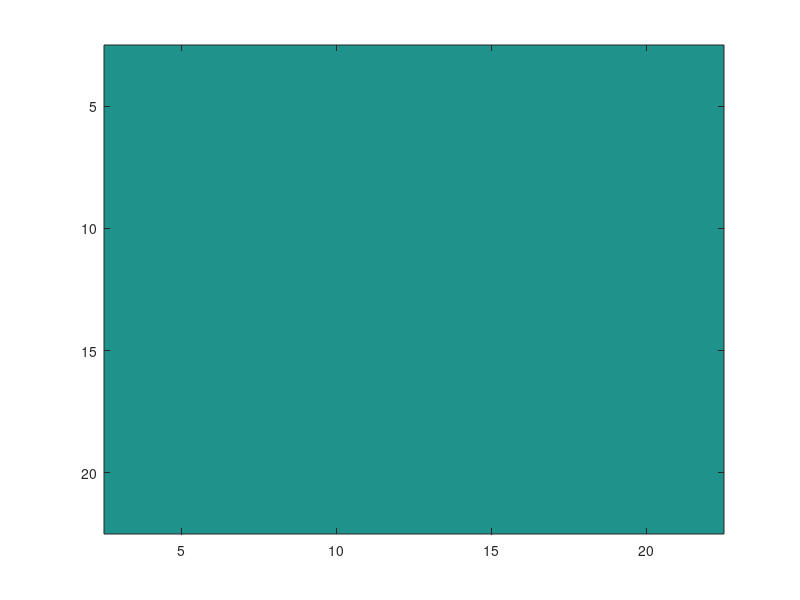

Reproduce this figure in MATLAB. (Note: this script raises an error after producing the figure.)

% For a specified frequency band, loops through all sessions and counts the 
% number of times the p value for coherence or granger passes (< 0.05) for 
% all channel pairs. Heatmap is generated to visualize the spatial
% distribution of the channel pairs that significantly modulated by context 

%% Define data

Frequency_Band  = 'theta';               % 'theta', 'alpha', 'beta', 'gamma', 'highGamma'
Statistic       = 'Coherence';             % 'Granger' or 'Coherence'
animals         = {'MrCassius'};         % 'MrCassius' and/or 'MrM'

rootdir  = 'E:\2024_09_27_TestTone_Correct';
sessions = dir(fullfile(rootdir, '19*'));

if strcmp(Statistic, 'Coherence')
    ChanPair_Array_Coh    = zeros(20,20);   % used to store passing p-value count for coherence
elseif strcmp(Statistic, 'Granger')
    ChanPair_Array_PFC_AC = zeros(20,20);   % used to store passing p-value count for granger (bidirectional)
    ChanPair_Array_AC_PFC = zeros(20,20);
end

for i = 1:length(sessions)

    RecDate = sessions(i).name;

    for j = 1:length(animals)

        Animal = animals{j};
        Epoch  = 'testToneOnset';   % Epoch  = 'testToneOnset'; 'preCueOnset'
     
        if exist(fullfile(rootdir, RecDate, Animal, extractBefore(Epoch, 'Onset'), 'Correct'), 'dir')
            if strcmp(Statistic, 'Coherence')
                files = dir(fullfile(rootdir, RecDate, Animal, extractBefore(Epoch, 'Onset'), 'Correct', ['*' Frequency_Band '*Coh_data.mat']));
            elseif strcmp(Statistic, 'Granger')
            files = dir(fullfile(rootdir, RecDate, Animal, extractBefore(Epoch, 'Onset'), 'Correct', ['*' Frequency_Band '*Granger_data.mat']));
            end
        else
    continue;
        end


        if ~isempty(files)
            fprintf('Processing session %s: ', num2str(RecDate));
        end
        p_count = 0;
        for k = 1:length(files) % runs if there are any processed channel pairs in given frequency band
        
            file_name = files(k).name;

            tokens = regexp(file_name, '(.*?)_(\d+)_testToneOnset_(.*?)_ch(\d+)_AC_ch(\d+)', 'tokens');
            if isempty(tokens)
                continue;
            end

            Send_Cort = tokens{1}{3}; % Updated cortical region parsing
            Send_Num  = ['ch' tokens{1}{4}]; % Updated channel number parsing
            Rec_Cort  = 'AC'; % Fixed cortical region as 'AC' from the pattern
            Rec_Num   = ['ch' tokens{1}{5}];

            % pull all present data files for channel pair
            if strcmp(Statistic, 'Coherence')
            channel_files = dir(fullfile(rootdir, RecDate, Animal, 'testTone', 'Correct', [extractBefore(file_name, 'Coh') '*']));
            elseif strcmp(Statistic, 'Granger')
                channel_files = dir(fullfile(rootdir, RecDate, Animal, extractBefore(Epoch, 'Onset'), [extractBefore(file_name, 'Granger') '*']));
            end

            % check if Maris statistical test has been run on the channel pair yet (pair can have Coh_data/Granger_data file without
            % % having statistical test results stored in that file since RunMaris_v3.m appends data from statistical test)
            % if length(channel_files) ~= 9      % number of files for a channel pair is 15 after Maris runs
            %     continue;
            % end

            % Load p value of frequency band
            datadir = fullfile(rootdir, RecDate, Animal, extractBefore(Epoch, 'Onset'), 'Correct', file_name);


            if strcmp(Statistic, 'Coherence')
                % load in p-value
                load(datadir,'pvalue_c');
                pvalue_c = pvalue_c.(Frequency_Band);
    
                % increase passing p-value count at appropriate index if p-value < 0.05
                pfc_idx = str2double(extractAfter(Send_Num, 'ch')) - 2; % PFC index
                ac_idx  = str2double(extractAfter(Rec_Num, 'ch')) - 2;  % AC index


    
                if pvalue_c <= 0.05
                    ChanPair_Array_Coh(pfc_idx, ac_idx) = ChanPair_Array_Coh(pfc_idx, ac_idx) + 1;
                    p_count = p_count + 1;
                end

            elseif strcmp(Statistic, 'Granger')
                % load in p-value
                load(datadir,'pvalue_PFC_AC','pvalue_AC_PFC');
                pvalue_PFC_AC = pvalue_PFC_AC.(Frequency_Band);
                pvalue_AC_PFC = pvalue_AC_PFC.(Frequency_Band);
    
                % increase passing p-value count at appropriate index if p-value < 0.05
                pfc_idx    = str2double(extractAfter(Send_Num, 'ch')) - 2;    % channels start at ch03
                ac_idx     = str2double(extractAfter(Rec_Num, 'ch')) - 2;     % adjust index to fit all pairs in 20x20 array
    
                if pvalue_PFC_AC <= 0.05
                    ChanPair_Array_PFC_AC(pfc_idx, ac_idx) = ChanPair_Array_PFC_AC(pfc_idx, ac_idx) + 1;
                    p_count = p_count + 1;
                end
                if pvalue_AC_PFC <= 0.05
                    ChanPair_Array_AC_PFC(ac_idx, pfc_idx) = ChanPair_Array_AC_PFC(ac_idx, pfc_idx) + 1;
                    p_count = p_count + 1;
                end
            end
        end
        if ~isempty(files)
            disp([num2str(p_count) ' passing p-values found.']);
        end
    end
end

%% generate grid and diplot for coherence values 

if strcmp(Statistic, 'Coherence')

        figure

        % configure grid
        s = [20 20]; % [y x]
        xrange = [3 22]; % imagesc only needs the endpoints
        yrange = [3 22];
        dx = diff(xrange)/(s(2)-1);
        dy = diff(yrange)/(s(1)-1);
        xg = linspace(xrange(1)-dx/2,xrange(2)+dx/2,s(2)+1);
        yg = linspace(yrange(1)-dy/2,yrange(2)+dy/2,s(1)+1);

        % plot heatmap
        imagesc(xrange,yrange,ChanPair_Array_Coh); hold on
        clim([0 8]);   % Set minimum color value to 0 and maximum to 10
        colorbar
        cb = colorbar;
        ylabel(cb, '# of Sig.Interactions', 'FontSize', 12)
        cb.Label.Rotation = 270;

        % adjust coloring
        hm = mesh(xg,yg,zeros(s+1));
        hm.FaceColor = 'none';
        hm.EdgeColor = 'k';

        title([Statistic, '-', Frequency_Band, '-', Animal],...
            'Fontsize', 12);
        xlabel('AC Channels', 'FontSize', 12);
        ylabel('PFC Channels', 'FontSize', 12);

        ax = gca; % Get current axis
        ax.FontSize = 12; % Set font size for tick marks

        % configure grid
% s = [20 20]; % [y x]
% xrange = [3 22]; % imagesc only needs the endpoints
% yrange = [3 22];
% dx = diff(xrange)/(s(2)-1);
% dy = diff(yrange)/(s(1)-1);
% xg = linspace(xrange(1)-dx/2,xrange(2)+dx/2,s(2)+1);
% yg = linspace(yrange(1)-dy/2,yrange(2)+dy/2,s(1)+1);
% 
% % plot heatmap
% figure; % Create new figure
% imagesc(xrange, yrange, ChanPair_Array_Coh); hold on
% clim([0 8]);   % Set minimum color value to 0 and maximum to 10
% colorbar;
% cb = colorbar;
% ylabel(cb, '# of Sig.Interactions', 'FontSize', 24);
% cb.Label.Rotation = 270;
% 
% % adjust coloring
% hm = mesh(xg, yg, zeros(s+1));
% hm.FaceColor = 'none';
% hm.EdgeColor = 'k';
% 
% % Labels and axis settings
% xlabel('AC Channels', 'FontSize', 32);
% ylabel('PFC Channels', 'FontSize', 32);
% ax = gca; % Get current axis
% ax.FontSize = 20; % Set font size for tick marks
% 
% % Set figure size to 7.65 inches wide and 6 inches tall
% set(gcf, 'PaperUnits', 'inches');
% set(gcf, 'PaperPosition', [0 0 7.65 6]); % [left, bottom, width, height]
% 
% % Define save directory and file name
% saveDir = 'C:\Users\Corey Roach\Desktop\2024_SFN_Poster'; % Replace with your desired path
% saveFileName = 'heatmap_highres.png'; % File name
% 
% % Full file path
% fullFilePath = fullfile(saveDir, saveFileName);
% 
% % Save the figure as a high-resolution image (e.g., 300 dpi)
% print(gcf, fullFilePath, '-dpng', '-r300'); % Save as PNG at 300 dpi


       
        %
%         % plot digraph (coherence)
% 
%         % PFC to AC
% 
%         % create adjacency matrix (directional array representing edges/arrows in the resulting digraph)
%         adj_matrix = zeros(40);  
%         adj_matrix(1:20, 21:40) = ChanPair_Array_Coh;    % fill adjacency matrix at proper indices (1:20 are PFC channels; 21:40 are AC channels)
%         adj_matrix = adj_matrix + eye(40);   % add self-loops to make sure all nodes appear if they have no edges/arrows
% 
%         % find the source nodes, target nodes, and weights ('find' is a Matlab function)
%         [s, t, weights] = find(adj_matrix);
% 
%         % create digraph
%         G = digraph(s, t, weights, 'omitselfloops');    % 'omitselfloops' to have self-looping edges not appear
% 
%         % plot digraph
%         figure;
%         labels = [arrayfun(@(x) sprintf('PFC %d', x), 3:22, 'UniformOutput', false), ...    % labels nodes PFC 3, PFC 4,..., PFC 22
%                   arrayfun(@(x) sprintf('AC %d', x), 3:22, 'UniformOutput', false)];        % labels nodes AC 3, AC 4,..., AC 22
% 
%         h = plot(G, 'NodeLabel', labels, 'Layout', 'layered','ArrowSize', 0);
% 
%         % adjust edge thickness/color based on weights
%         h.LineWidth = G.Edges.Weight; % use edge weights as line width
%         for e = 1:height(G.Edges)
%             if G.Edges.Weight(e) > 1
%                 highlight(h, 'Edges', e, 'EdgeColor', 'r');     % 'highlight' function changes edge color
%             end
%         end
% 
%         % color nodes and edges
%         h.NodeColor = 'k'; % set node color to black
%         h.MarkerSize = 7; % set node size
% 
%         % set node positions
%         x_senders = ones(1, 20) * 1; % x = 1 for senders
%         y_senders = linspace(20, 1, 20); % evenly spaced y positions for senders
%         x_receivers = ones(1, 20) * 2; % x = 2 for receivers
%         y_receivers = linspace(20, 1, 20); % evenly spaced y positions for receivers
%         x = [x_senders, x_receivers];
%         y = [y_senders, y_receivers];
%         h.XData = x;
%         h.YData = y;
% 
%         %title(['Distribution of Channel Pairs Significantly Modulated by Context', ':  ', Statistic, '-', Frequency_Band, '-', Animal]);
% % 

end

%% generate grid and diplot for granger values in both directions  


if strcmp(Statistic, 'Granger')

        % PFC to AC
        
        figure;
        
        % configure grid
        s = [20 20]; % [y x]
        xrange = [3 22]; % imagesc only needs the endpoints
        yrange = [3 22];
        dx = diff(xrange)/(s(2)-1);
        dy = diff(yrange)/(s(1)-1);
        xg = linspace(xrange(1)-dx/2,xrange(2)+dx/2,s(2)+1);
        yg = linspace(yrange(1)-dy/2,yrange(2)+dy/2,s(1)+1);
        
        % plot heatmap
        imagesc(xrange,yrange,ChanPair_Array_PFC_AC); hold on
        colorbar
        
        % adjust coloring
        hm = mesh(xg,yg,zeros(s+1));
        hm.FaceColor = 'none';
        hm.EdgeColor = 'k';
        
        %title(['Distribution of Channel Pairs Significantly Modulated by Context', ':  ', Statistic, '-', Frequency_Band, '-', Animal]);
        xlabel('AC');
        ylabel('PFC');
        
        % AC to PFC
        
        figure;
        
        % configure grid
        s = [20 20]; % [y x]
        xrange = [3 22]; % imagesc only needs the endpoints
        yrange = [3 22];
        a = rand(s);
        dx = diff(xrange)/(s(2)-1);
        dy = diff(yrange)/(s(1)-1);
        xg = linspace(xrange(1)-dx/2,xrange(2)+dx/2,s(2)+1);
        yg = linspace(yrange(1)-dy/2,yrange(2)+dy/2,s(1)+1);
        
        % plot heatmap
        hi = imagesc(xrange,yrange,ChanPair_Array_AC_PFC); hold on
        colorbar
        
        % adjust coloring
        hm = mesh(xg,yg,zeros(s+1));
        hm.FaceColor = 'none';
        hm.EdgeColor = 'k';
        
        %title(['Distribution of Channel Pairs Significantly Modulated by Context', ':  ', Statistic, '-', Frequency_Band, '-', Animal]);
        xlabel('PFC');
        ylabel('AC');
        
        % plot digraph (granger)
        
        % PFC to AC
        
        % create adjacency matrix (directional array representing edges/arrows in the resulting digraph)
        adj_matrix = zeros(40);  
        adj_matrix(1:20, 21:40) = ChanPair_Array_PFC_AC;    % fill adjacency matrix at proper indices (1:20 are PFC channels; 21:40 are AC channels)
        adj_matrix = adj_matrix + eye(40);   % add self-loops to make sure all nodes appear if they have no edges/arrows
        
        % find the source nodes, target nodes, and weights ('find' is a Matlab function)
        [s, t, weights] = find(adj_matrix);
        
        % create digraph
        G = digraph(s, t, weights, 'omitselfloops');    % 'omitselfloops' to have self-looping edges not appear
        
        % plot digraph
        figure;
        labels = [arrayfun(@(x) sprintf('PFC %d', x), 3:22, 'UniformOutput', false), ...    % labels nodes PFC 3, PFC 4,..., PFC 22
                  arrayfun(@(x) sprintf('AC %d', x), 3:22, 'UniformOutput', false)];        % labels nodes AC 3, AC 4,..., AC 22
        
        h = plot(G, 'NodeLabel', labels, 'Layout', 'layered');
        
        % adjust edge thickness/color based on weights
        h.LineWidth = G.Edges.Weight; % use edge weights as line width
        for e = 1:height(G.Edges)
            if G.Edges.Weight(e) > 1
                highlight(h, 'Edges', e, 'EdgeColor', 'r');     % 'highlight' function changes edge color
            end
        end
        
        % color nodes and edges
        h.NodeColor = 'k'; % set node color to black
        h.MarkerSize = 7; % set node size
        
        % set node positions
        x_senders = ones(1, 20) * 1; % x = 1 for senders
        y_senders = linspace(20, 1, 20); % evenly spaced y positions for senders
        x_receivers = ones(1, 20) * 2; % x = 2 for receivers
        y_receivers = linspace(20, 1, 20); % evenly spaced y positions for receivers
        x = [x_senders, x_receivers];
        y = [y_senders, y_receivers];
        h.XData = x;
        h.YData = y;
        
       %title(['Distribution of Channel Pairs Significantly Modulated by Context', ':  ', Statistic, '-', Frequency_Band, '-', Animal]);
    
        % AC to PFC
        
        adj_matrix = zeros(40);  % create adjacency matrix
        adj_matrix(1:20, 21:40) = ChanPair_Array_AC_PFC;
        adj_matrix = adj_matrix + eye(40);   % add self-loops to make sure all nodes appear even without an edge
        
        % Find the source nodes, target nodes, and weights
        [s, t, weights] = find(adj_matrix);
        
        % Create the digraph
        G = digraph(s, t, weights, 'omitselfloops');
        
        % Plot the digraph
        figure;
        labels = [arrayfun(@(x) sprintf('AC %d', x), 3:22, 'UniformOutput', false), ...
                  arrayfun(@(x) sprintf('PFC %d', x), 3:22, 'UniformOutput', false)];
        
        h = plot(G, 'NodeLabel', labels, 'Layout', 'layered');
        
        % Adjust edge thickness/color based on weights
        h.LineWidth = G.Edges.Weight; % Use edge weights as line width
        for e = 1:height(G.Edges)
            if G.Edges.Weight(e) > 1
                highlight(h, 'Edges', e, 'EdgeColor', 'r');
            end
        end
        
        % Color nodes and edges
        h.NodeColor = 'k'; % Set node color to black
        % h.EdgeColor = 'b';
        h.MarkerSize = 7; % Set node size
        
        % Set the node positions
        x_senders = ones(1, 20) * 1; % x = 1 for senders
        y_senders = linspace(20, 1, 20); % evenly spaced y positions for senders
        x_receivers = ones(1, 20) * 2; % x = 2 for receivers
        y_receivers = linspace(20, 1, 20); % evenly spaced y positions for receivers
        x = [x_senders, x_receivers];
        y = [y_senders, y_receivers];
        h.XData = x;
        h.YData = y;
        
        title(['Distribution of Channel Pairs Significantly Modulated by Context', ':  ', Statistic, '-', Frequency_Band, '-', Animal]);
end
